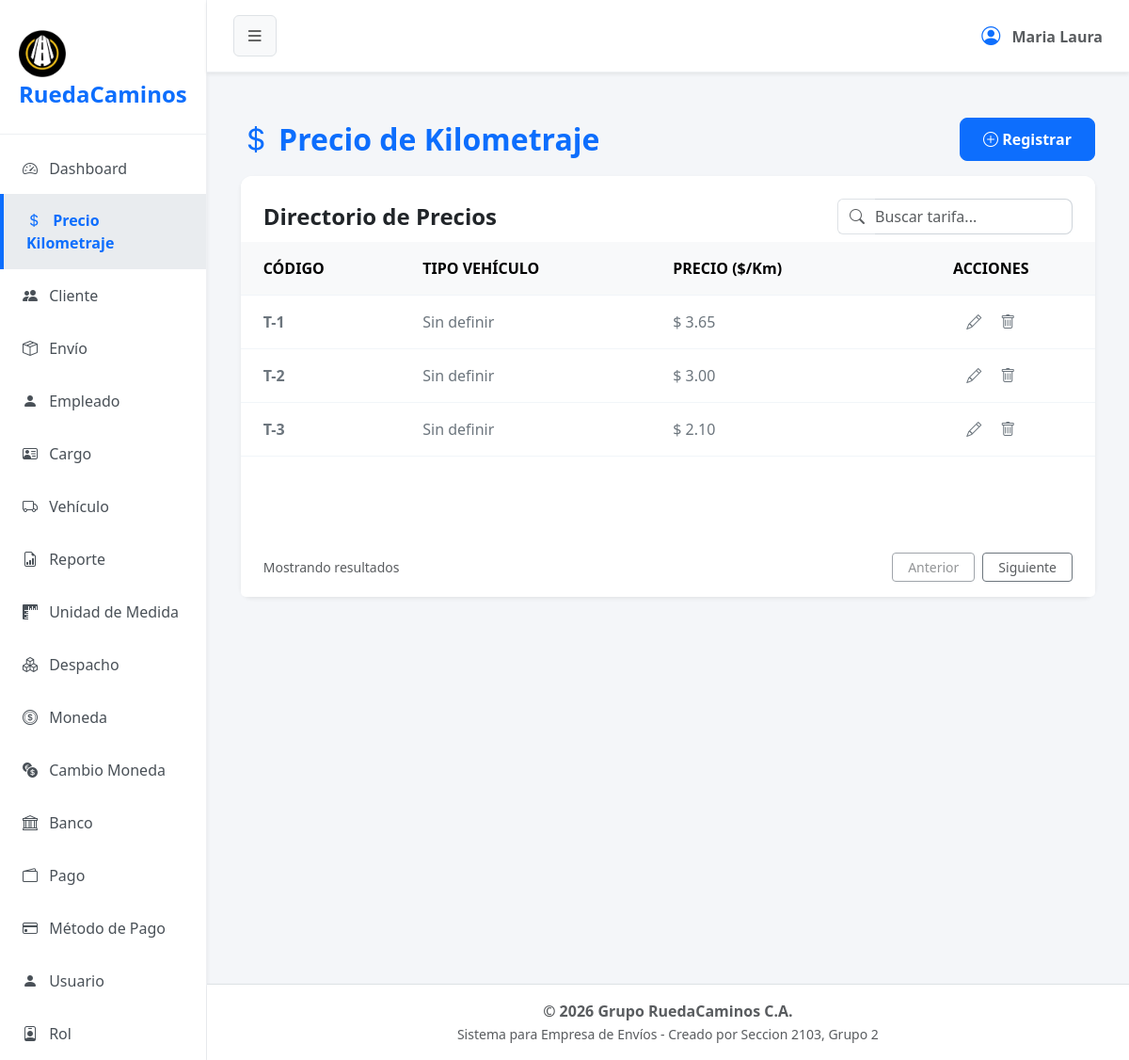
The app's page /?url=kilometraje with its own data.
### tables this page shows
CREATE TABLE `precio_kilometraje` (
  `cod_preciokilometraje` int(11) NOT NULL,
  `kilometraje` varchar(50) NOT NULL,
  `monto_tarifa` decimal(7,2) NOT NULL,
  `estado` tinyint(1) NOT NULL
);

### app/controller/kilometrajeController.php (called while the page is built, shortened)
<?php
$kilometraje = new Kilometraje();
$registros = $kilometraje->obt_RegistrosKilometraje();
include 'app/view/layout/header.php';
include 'app/view/kilometraje/kilometraje.php';
include 'app/view/layout/footer.php';
?>

### index.php (called while the page is built, shortened)
<?php
    $frontController = new FrontController();
?>

### app/config/Conexion.php (called while the page is built, shortened)
<?php
abstract class Conexion
{
    public $host = "localhost";
    public $namedb = "grupo_ruedacaminos";
    public $userdb = "root";
    public $passwd = "";
    public function __construct()
    {
        $this->conexion = $this->getConnection();
    }
    public function getConnection(): PDO
    {
        try {
            $dsn = "mysql:host=" . $this->host . ";dbname=" . $this->namedb . ";charset=utf8";
            $conexion = new PDO($dsn, $this->userdb, $this->passwd);
            $conexion->setAttribute(PDO::ATTR_ERRMODE, PDO::ERRMODE_EXCEPTION);
        } catch (PDOException $error) {
            die('No se pudo conectar a la base de datos, error:' . $error->getMessage());
        }
        return $conexion;
    }
}

### app/model/Kilometraje.php (called while the page is built, shortened)
<?php
class Kilometraje extends Conexion
{
    public function obt_RegistrosKilometraje() {
        $sentencia = "SELECT * FROM precio_kilometraje WHERE estado = 1";
        $select = $this->conexion->prepare($sentencia);
        $select->execute();
        return $select->fetchAll(\PDO::FETCH_ASSOC);
    }
}

### app/view/kilometraje/componentes/tabla.php (the view)
<div class="card-body p-0">
    <div class="table-responsive">
        <table class="table table-hover align-middle mb-0" id="tablaPrecios">
            <thead class="table-light">
                <tr>
                    <th class="ps-4">CÓDIGO</th>
                    <th>TIPO VEHÍCULO</th>
                    <th>PRECIO ($/Km)</th>
                    <th class="text-center pe-4">ACCIONES</th>
                </tr>
            </thead>
            <tbody>
                <?php
                if (!empty($registros)) {
                    foreach ($registros as $fila): ?>
                        <tr>
                            <td class="ps-4 fw-bold text-secondary">T-<?= $fila['cod_preciokilometraje'] ?></td>
                            <td class="text-secondary"><?= $fila['nombre_vehiculo'] ?? 'Sin definir' ?></td>
                            <td class="text-secondary">$ <?= number_format($fila['monto_tarifa'], 2) ?></td>
                            <td class="pe-4 text-center">
                                <a href="#" class="text-secondary me-3 btn-editar" data-bs-toggle="modal" data-bs-target="#modalEditar" data-id="<?= $fila['cod_preciokilometraje'] ?>" data-vehiculo="<?= $fila['nombre_vehiculo'] ?? 'Sin definir' ?>" data-precio="<?= $fila['monto_tarifa'] ?>"><i class="bi bi-pencil"></i></a>
                                <a href="#" class="text-secondary btn-eliminar" data-id="<?= $fila['cod_preciokilometraje'] ?>" data-bs-toggle="modal" data-bs-target="#modalConfirmacion"><i class="bi bi-trash"></i></a>
                            </td>
                        </tr>
                    <?php endforeach;
                } else {
                    echo "<tr><td colspan='4' class='text-center'>No hay registros disponibles.</td></tr>";
                }
                ?>
            </tbody>
        </table>
    </div>
</div>

### assets/css/styles.css (style rules this page uses)
body { background-color: #f4f6f9; font-family: 'Segoe UI', Tahoma, Geneva, Verdana, sans-serif; overflow-x: hidden; }
.table > :not(caption) > * > * { padding: 1rem 0.75rem; border-bottom-color: #f1f5f9; }

### records on screen
precio_kilometraje: cod_preciokilometraje "1", nombre_vehiculo "Sin definir", monto_tarifa "3.65"
precio_kilometraje: cod_preciokilometraje "2", nombre_vehiculo "Sin definir", monto_tarifa "3.00"
precio_kilometraje: cod_preciokilometraje "3", nombre_vehiculo "Sin definir", monto_tarifa "2.10"
